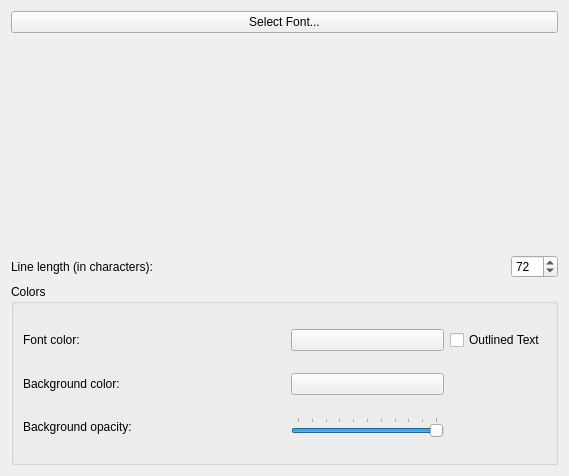
<?xml version="1.0" encoding="UTF-8"?>
<ui version="4.0">
 <class>PresentationCaptionPage</class>
 <widget class="QWidget" name="PresentationCaptionPage">
  <property name="geometry">
   <rect>
    <x>0</x>
    <y>0</y>
    <width>569</width>
    <height>476</height>
   </rect>
  </property>
  <layout class="QVBoxLayout" name="verticalLayout_2">
   <item>
    <widget class="QPushButton" name="m_fontselectBtn">
     <property name="text">
      <string>Select Font...</string>
     </property>
    </widget>
   </item>
   <item>
    <widget class="QLabel" name="m_fontSampleLbl">
     <property name="text">
      <string/>
     </property>
    </widget>
   </item>
   <item>
    <layout class="QHBoxLayout" name="horizontalLayout_2">
     <item>
      <layout class="QVBoxLayout" name="verticalLayout">
       <item>
        <layout class="QHBoxLayout" name="horizontalLayout">
         <item>
          <widget class="QLabel" name="label_3">
           <property name="text">
            <string>Line length (in characters):</string>
           </property>
          </widget>
         </item>
         <item>
          <spacer name="horizontalSpacer_3">
           <property name="orientation">
            <enum>Qt::Horizontal</enum>
           </property>
           <property name="sizeHint" stdset="0">
            <size>
             <width>40</width>
             <height>20</height>
            </size>
           </property>
          </spacer>
         </item>
         <item>
          <widget class="QSpinBox" name="m_commentsLinesLengthSpinBox">
           <property name="buttonSymbols">
            <enum>QAbstractSpinBox::UpDownArrows</enum>
           </property>
           <property name="minimum">
            <number>1</number>
           </property>
           <property name="maximum">
            <number>500</number>
           </property>
           <property name="value">
            <number>72</number>
           </property>
          </widget>
         </item>
        </layout>
       </item>
       <item>
        <widget class="QGroupBox" name="groupBox">
         <property name="title">
          <string>Colors</string>
         </property>
         <layout class="QGridLayout" name="gridLayout">
          <item row="1" column="0">
           <widget class="QLabel" name="label">
            <property name="text">
             <string>Font color:</string>
            </property>
           </widget>
          </item>
          <item row="1" column="2">
           <spacer name="horizontalSpacer">
            <property name="orientation">
             <enum>Qt::Horizontal</enum>
            </property>
            <property name="sizeHint" stdset="0">
             <size>
              <width>55</width>
              <height>20</height>
             </size>
            </property>
           </spacer>
          </item>
          <item row="2" column="0">
           <widget class="QLabel" name="label_2">
            <property name="text">
             <string>Background color:</string>
            </property>
           </widget>
          </item>
          <item row="2" column="2">
           <spacer name="horizontalSpacer_2">
            <property name="orientation">
             <enum>Qt::Horizontal</enum>
            </property>
            <property name="sizeHint" stdset="0">
             <size>
              <width>55</width>
              <height>20</height>
             </size>
            </property>
           </spacer>
          </item>
          <item row="4" column="2">
           <spacer name="horizontalSpacer_4">
            <property name="orientation">
             <enum>Qt::Horizontal</enum>
            </property>
            <property name="sizeHint" stdset="0">
             <size>
              <width>40</width>
              <height>20</height>
             </size>
            </property>
           </spacer>
          </item>
          <item row="4" column="3">
           <widget class="QSlider" name="m_commentsBgTransparency">
            <property name="maximum">
             <number>10</number>
            </property>
            <property name="pageStep">
             <number>1</number>
            </property>
            <property name="value">
             <number>10</number>
            </property>
            <property name="orientation">
             <enum>Qt::Horizontal</enum>
            </property>
            <property name="invertedAppearance">
             <bool>false</bool>
            </property>
            <property name="invertedControls">
             <bool>true</bool>
            </property>
            <property name="tickPosition">
             <enum>QSlider::TicksAbove</enum>
            </property>
           </widget>
          </item>
          <item row="4" column="0">
           <widget class="QLabel" name="label_4">
            <property name="text">
             <string>Background opacity:</string>
            </property>
           </widget>
          </item>
          <item row="1" column="4">
           <widget class="QCheckBox" name="m_commentsDrawOutlineCheckBox">
            <property name="text">
             <string>Outlined Text</string>
            </property>
           </widget>
          </item>
          <item row="1" column="3">
           <widget class="Digikam::DColorSelector" name="m_commentsFontColor"/>
          </item>
          <item row="2" column="3">
           <widget class="Digikam::DColorSelector" name="m_commentsBgColor"/>
          </item>
         </layout>
        </widget>
       </item>
      </layout>
     </item>
    </layout>
   </item>
  </layout>
 </widget>
 <customwidgets>
  <customwidget>
   <class>Digikam::DColorSelector</class>
   <extends>QPushButton</extends>
   <header>dwidgetutils.h</header>
  </customwidget>
 </customwidgets>
 <resources/>
 <connections/>
</ui>
